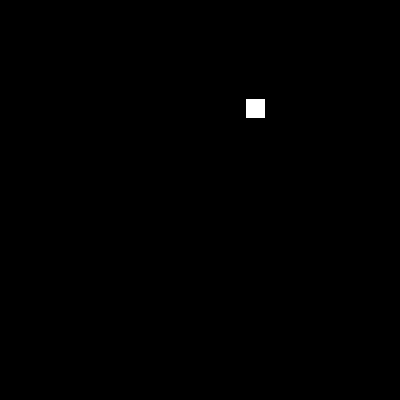
Frame 1 (no input)
Frame 60 (the mouse pressed at the canvas centre just before this capture): identical to frame 1, image omitted
Frame 120 (the mouse held since frame 60 and released just before this capture): identical to frame 1, image omitted

The Processing sketch that drew this single still picture (run headless with seeded random() and noise(); from frame 60 on, the mouse is pressed at the canvas centre):

// Processing sketch: processing_148028
// ── processing_148028.pde

float x1 = random(0,380);
float y1 = random(0,380);
float x2 = random(0,380);
float y2 = random(0,380);
float x3 = random(0,380);
float y3 = random(0,380);
float x4 = random(0,380);
float y4 = random(0,380);
float x5 = random(0,380);
float y5 = random(0,380);
float x6 = random(0,380);
float y6 = random(0,380);
float x7 = random(0,380);
float y7 = random(0,380);
float x8 = random(0,380);
float y8 = random(0,380);
float x9 = random(0,380);
float y9 = random(0,380);
float x10 = random(0,380);
float y10 = random(0,380);
float x11 = random(0,380);
float y11 = random(0,380);
int pts = 0;

void setup(){
  size(400,400);
  textSize(32);
  frameRate(6);
  background(0);
  rect(x1,y1,20,20);
  
}

void draw(){

//==========================================================

if(mousePressed == true){  
  if((mouseX) >x1){
    if((mouseX) < (x1+20)){
      if((mouseY) > y1){
        if((mouseY) < (y1+20)){
          ellipse(random(400),random(400),20,20);
          pts = pts + 1;
          x1 = x1 + 1000;
          y1 = y1 + 1000;
          background(0);
          rect(x2,y2,20,20);
          text(pts,2,30);
  }}}}    //ifclick
//~~~~~X~~~~~X~~~~~X~~~~~X~~~~~X~~~~~X~~~~~X~~~~~X~~~~~X~~~~~X~~~~~X~~~~~X~~~~~X~~~~~X
  if((mouseX) >x2){
    if((mouseX) < (x2+20)){
      if((mouseY) > y2){
        if((mouseY) < (y2+20)){
          ellipse(random(400),random(400),20,20);
          pts = pts + 1;
          x2 = x2 + 1000;
          y2 = y2 + 1000;
          background(0);
          rect(x3,y3,20,20);
          text(pts,2,30);
  }}}}    //ifclick
//~~~~~X~~~~~X~~~~~X~~~~~X~~~~~X~~~~~X~~~~~X~~~~~X~~~~~X~~~~~X~~~~~X~~~~~X~~~~~X~~~~~X
  if((mouseX) >x3){
    if((mouseX) < (x3+20)){
      if((mouseY) > y3){
        if((mouseY) < (y3+20)){
          ellipse(random(400),random(400),20,20);
          pts = pts + 1;
          x3 = x3 + 1000;
          y3 = y3 + 1000;
          background(0);
          rect(x4,y4,20,20);
          text(pts,2,30);
  }}}}    //ifclick
//~~~~~X~~~~~X~~~~~X~~~~~X~~~~~X~~~~~X~~~~~X~~~~~X~~~~~X~~~~~X~~~~~X~~~~~X~~~~~X~~~~~X
  if((mouseX) >x4){
    if((mouseX) < (x4+20)){
      if((mouseY) > y4){
        if((mouseY) < (y4+20)){
          ellipse(random(400),random(400),20,20);
          pts = pts + 1;
          x4 = x4 + 1000;
          y4 = y4 + 1000;
          background(0);
          rect(x5,y5,20,20);
          text(pts,2,30);
  }}}}    //ifclick
//~~~~~X~~~~~X~~~~~X~~~~~X~~~~~X~~~~~X~~~~~X~~~~~X~~~~~X~~~~~X~~~~~X~~~~~X~~~~~X~~~~~X
  if((mouseX) >x5){
    if((mouseX) < (x5+20)){
      if((mouseY) > y5){
        if((mouseY) < (y5+20)){
          ellipse(random(400),random(400),20,20);
          pts = pts + 1;
          x5 = x5 + 1000;
          y5 = y5 + 1000;
          background(0);
          rect(x6,y6,20,20);
          text(pts,2,30);
  }}}}    //ifclick
//~~~~~X~~~~~X~~~~~X~~~~~X~~~~~X~~~~~X~~~~~X~~~~~X~~~~~X~~~~~X~~~~~X~~~~~X~~~~~X~~~~~X
  if((mouseX) >x6){
    if((mouseX) < (x6+20)){
      if((mouseY) > y6){
        if((mouseY) < (y6+20)){
          ellipse(random(400),random(400),20,20);
          pts = pts + 1;
          x6 = x6 + 1000;
          y6 = y6 + 1000;

          background(0);
          rect(x7,y7,20,20);
          text(pts,2,30);
  }}}}    //ifclick
//~~~~~X~~~~~X~~~~~X~~~~~X~~~~~X~~~~~X~~~~~X~~~~~X~~~~~X~~~~~X~~~~~X~~~~~X~~~~~X~~~~~X
  if((mouseX) >x7){
    if((mouseX) < (x7+20)){
      if((mouseY) > y7){
        if((mouseY) < (y7+20)){
          ellipse(random(400),random(400),20,20);
          pts = pts + 1;
          x7 = x7 + 1000;
          y7 = y7 + 1000;

          background(0);
          rect(x8,y8,20,20);
          text(pts,2,30);
  }}}}    //ifclick
//~~~~~X~~~~~X~~~~~X~~~~~X~~~~~X~~~~~X~~~~~X~~~~~X~~~~~X~~~~~X~~~~~X~~~~~X~~~~~X~~~~~X
  if((mouseX) >x8){
    if((mouseX) < (x8+20)){
      if((mouseY) > y8){
        if((mouseY) < (y8+20)){
          ellipse(random(400),random(400),20,20);
          pts = pts + 1;
          x8 = x8 + 1000;
          y8 = y8 + 1000;

          background(0);
          rect(x9,y9,20,20);
          text(pts,2,30);
  }}}}    //ifclick
//~~~~~X~~~~~X~~~~~X~~~~~X~~~~~X~~~~~X~~~~~X~~~~~X~~~~~X~~~~~X~~~~~X~~~~~X~~~~~X~~~~~X
  if((mouseX) >x9){
    if((mouseX) < (x9+20)){
      if((mouseY) > y9){
        if((mouseY) < (y9+20)){
          ellipse(random(400),random(400),20,20);
          pts = pts + 1;
          x9 = x9 + 1000;
          y9 = y9 + 1000;

          background(0);
          rect(x10,y10,20,20);
          text(pts,2,30);
  }}}}    //ifclick
//~~~~~X~~~~~X~~~~~X~~~~~X~~~~~X~~~~~X~~~~~X~~~~~X~~~~~X~~~~~X~~~~~X~~~~~X~~~~~X~~~~~X
  if((mouseX) >x10){
    if((mouseX) < (x10+20)){
      if((mouseY) > y10){
        if((mouseY) < (y10+20)){
          ellipse(random(400),random(400),20,20);
          pts = pts + 1;
          x10 = x10 + 1000;
          y10 = y10 + 1000;

          background(0);
          rect(x11,y11,20,20);
          text(pts,2,30);
  }}}}    //ifclick
//~~~~~X~~~~~X~~~~~X~~~~~X~~~~~X~~~~~X~~~~~X~~~~~X~~~~~X~~~~~X~~~~~X~~~~~X~~~~~X~~~~~X
          if(pts >= 10){
            fill(0);
            rect(x11-2,y11-2,24,24);
            textSize(16);
            fill(255);
            text("Wow that took like " + random(120) + " seconds!",50,200);
            textSize(8);
            text("I think...",290,210);
          }
}  //mouse pressed
//==========================================================

//==========================================================
//String s = pts;


}
